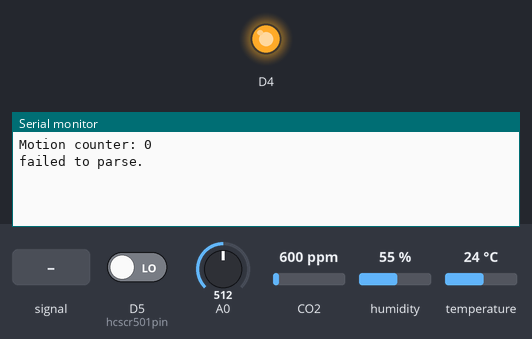
Simulated run of this sketch. Board: ESP8266 (NodeMCU). On the bench: output pins drawn as LEDs (lit = HIGH, except the on-board LED, lit = LOW), the last lines printed to the serial monitor. Inputs (shaded band) come from the test bench; at power-on: A0 = 512, D5 (hcscr501pin) LOW, CO2 600 ppm, humidity 55 %, temperature 24 °C. Uploads are accepted with an empty reply; not simulated (calls return 0 or success): riverdale_credentials.h.

Above: at 1.3 s.
1.4 s: A0 fed a 200 Hz sine of ±81 counts around its level
At 3.85 s:
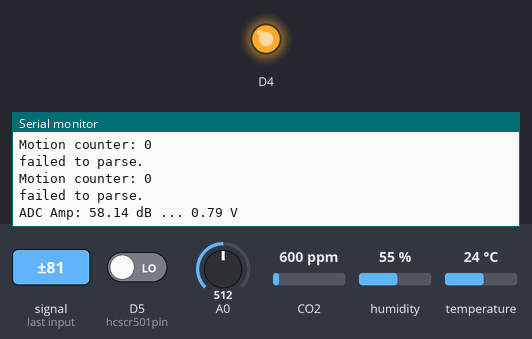
6.5 s: A0 set to 716
At 6.65 s:
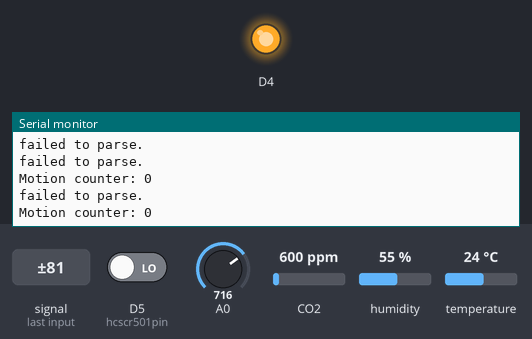

Measured:
- after the input at 1.4 s, the serial monitor: prints a new line after 2.3 s (image 1)

The sketch:

mosensor2.ino
```cpp
/*
 *  MO home sensor setup for nodeMCU with:
 *  - SCD30 co2 sensor
 *  - HCSR501 motion detector
 *  - Microphone for noise read
 */
#include <ESP8266WiFi.h>
#include <ESP8266HTTPClient.h>
#include <Wire.h>
#include "SparkFun_SCD30_Arduino_Library.h"
#include <ArduinoJson.h>
#include <riverdale_credentials.h>


#define DEBUG false
#define ADJ_MIC_A     64.0
#define ADJ_MIC_B     25.0
#define ADJ_TEMP_C    -7.2
#define ADJ_HUMID_C   15.0

// Domoticz
const char* domoticz_host = "192.168.1.15";
uint16_t domoticz_port = 8081;
const char* domoticz_url_co2 = "/json.htm?type=command&param=udevice&idx=44&nvalue=";
const char* domoticz_url_temphum = "/json.htm?type=command&param=udevice&idx=45&nvalue=0&svalue=";
const char* domoticz_url_sound = "/json.htm?type=command&param=udevice&idx=46&nvalue=0&svalue=";
const char* domoticz_url_motion = "/json.htm?type=command&param=udevice&idx=47&nvalue=0&svalue=";

// Helpers
SCD30 airSensor;
HTTPClient http;
const size_t capacity = JSON_ARRAY_SIZE(2) + JSON_OBJECT_SIZE(3) + 40;
DynamicJsonDocument jsonDoc(capacity);
const int hcscr501pin = D5;


void setup()
{
  Serial.begin(115200);
  delay(100);
  startupWiFi();

  // init I2C and SCD
  Wire.begin(D2, D1);
  airSensor.begin();
  airSensor.setMeasurementInterval(5);
  airSensor.setAltitudeCompensation(30);
  airSensor.setAmbientPressure(1000);

  // init LED
  pinMode(BUILTIN_LED, OUTPUT);
  digitalWrite(BUILTIN_LED, LOW);
}


void sendDomoticz(String url)
{
  //Serial.println(String("Requesting ") + domoticz_host + ":" + domoticz_port + url);
  if (DEBUG) return;

  http.begin(domoticz_host, domoticz_port, url);
  int httpCode = http.GET();
  if (httpCode == 200)
  {
    String payload = http.getString();
    DeserializationError error = deserializeJson(jsonDoc, payload);
    //Serial.print("Domoticz response... ");
    if (error) Serial.println("failed to parse.");
  } else {
    Serial.println(String("HTTP code: ") + httpCode + " " + (httpCode==200?"ok":"fail"));
  }
  http.end();
}


//
// spends "window" milliseconds measuring volume
//
double sampleSoundVolts(unsigned long window)
{
  unsigned long startMillis = millis();
  unsigned int signalMax = 0;
  unsigned int signalMin = 1024;
  unsigned int sample;

  while (millis() - startMillis < window)
  {
    sample = analogRead(0);
    if (sample < 1024)  // toss out spurious readings
    {
      if (sample > signalMax)
      {
        signalMax = sample;  // save just the max levels
      }
      else if (sample < signalMin)
      {
        signalMin = sample;  // save just the min levels
      }
    }
  }
  unsigned int peakToPeak = signalMax - signalMin;
  double volts = (peakToPeak * 5.0) / 1024;
  return volts;
}


//
// read co2 at most every 5s
//
void readSCD30()
{
  static long lastTrigger = 0;
  unsigned long tnow = millis();
  unsigned long ellapsed = tnow - lastTrigger;

  if (ellapsed < 5000) return;
  if (airSensor.dataAvailable())
  {
    lastTrigger += ellapsed;
    uint16_t co2 = airSensor.getCO2();
    float temp = airSensor.getTemperature() + ADJ_TEMP_C;
    float humidity = airSensor.getHumidity() + ADJ_HUMID_C;

    Serial.print("co2(ppm):");
    Serial.print(co2);
    Serial.print(" temp(C):");
    Serial.print(temp, 1);
    Serial.print(" humidity(%):");
    Serial.print(humidity, 1);
    Serial.println();

    sendDomoticz(String(domoticz_url_co2) + co2);
    sendDomoticz(String(domoticz_url_temphum) + temp + ";" + humidity);
  }
}


//
// will spend about 50 ms (sampleWindow) measuring sound volume
//
void readMic(bool doLog)
{
  static double pastDbs = 0;
  const unsigned int sampleWindow = 50; // ms
  const double attenuation = 0.85;
  double volts = 0;
  double dbs = 0;

  volts = sampleSoundVolts(sampleWindow);
  dbs = ADJ_MIC_A +  ADJ_MIC_B * log(volts); // determined experimentally using iPhone
  pastDbs = attenuation * pastDbs + (1.0 - attenuation) * dbs;

  if (doLog)
  {
    Serial.print("ADC Amp: ");
    Serial.print(dbs);
    Serial.print(" dB ... ");
    Serial.print(volts);
    Serial.println(" V");
    sendDomoticz(String(domoticz_url_sound) + pastDbs);
  }
}


//
// Read often. Records in how many of the last 60 1s intervals there was any motion.
// Reports number at most every 1s.
//
void readHCSR501(bool doLog=true)
{
  static int secCount = 0;
  static int motionCount = 0;
  static long lastTrigger = 0;
  unsigned long tnow = millis();
  unsigned long ellapsed = tnow - lastTrigger;
  int motion = digitalRead(hcscr501pin);

  if (motion < 0 || motion > 1)
  {
    Serial.print("ERROR: digitalRead returned ");
    Serial.println(motion);
    return;
  }
  secCount += motion;
  if (ellapsed > 1000)
  {
    lastTrigger += ellapsed;
    motion = (secCount != 0) ? 1 : 0;
    secCount = 0;
    motionCount += motion * 2 - 1;
    if (motionCount > 60) motionCount = 60;
    if (motionCount < 0) motionCount = 0;
    if (doLog)
    {
      Serial.print("Motion counter: ");
      Serial.println(motionCount);
      sendDomoticz(String(domoticz_url_motion) + motionCount);
    }
  }
}


void loop()
{
  static int counter = 0;
  counter = (counter + 1) % 1000;
  readSCD30();
  readMic(counter % 100 == 50); // takes about 50 ms
  readHCSR501();
  ArduinoOTA.handle();
  delay(10);
}
```
